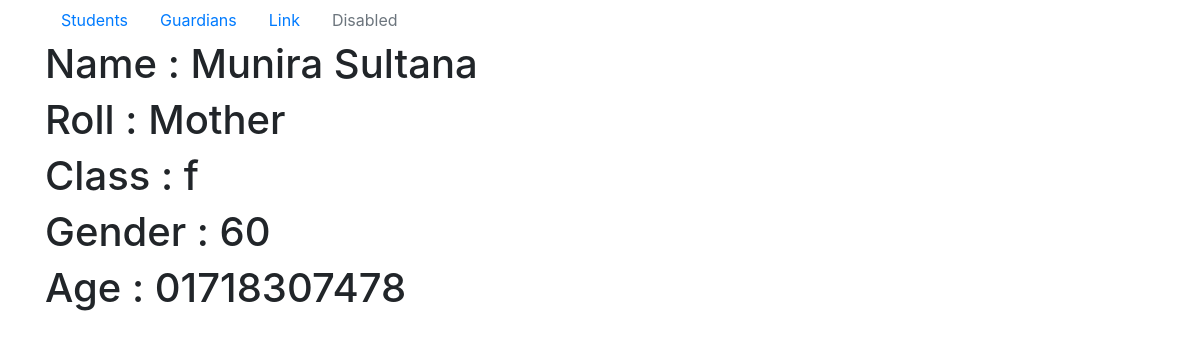
The page /students/gdtls/01718307478 on the database its author committed.
### students/models.py (models this page shows, shortened)
class GuardianInfo(models.Model):
    name = models.CharField(max_length=100)
    relation = models.CharField(max_length=30)
    gender_choice = (('m', 'Male'), ('f', 'Female'))
    gender = models.CharField(max_length = 20, choices=gender_choice)
    age = models.IntegerField()
    phone = models.CharField(max_length=20, unique=True)

### students/views.py (the view)
# urls.py: path('gdtls/<phone_no>',views.GuardianInfoDtlsVW, name="guardians-info-dtls")
def GuardianInfoDtlsVW(request, phone_no):
    indiv_guardian = GuardianInfo.objects.get(phone=phone_no)
    context = {"Guardian_Info":indiv_guardian}
    return render(request, 'students/guardian_info_dtls.html',context)

### templates/students/guardian_info_dtls.html
{% extends 'base.html' %}
{% block content %}
<html>
    <head></head>
    <body>
      <h1> Name       : {{ Guardian_Info.name }} </h1>
      <h1> Roll       : {{ Guardian_Info.relation }} </h1>
      <h1> Class      : {{ Guardian_Info.gender }} </h1>
      <h1> Gender     : {{ Guardian_Info.age }} </h1>
      <h1> Age        : {{ Guardian_Info.phone }} </h1>
    </body>
</html>
{% endblock %}

### rows shown on the page
GuardianInfo: name "Munira Sultana", relation "Mother", gender "f", age "60", phone "01718307478"
